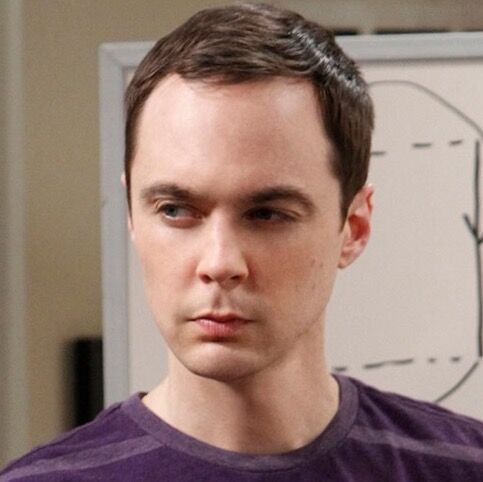
#> input picture dealwithit/cooper.jpg, 483 x 482 px, given in place of output.avi, which was not available
$ python main.py
#> lines starting #> are read from the running program, lines starting #| are printed output that depends on the picture; after the words box and inside, x2 and y2 are one past the last pixel; in counts of white or black regions, pixels touching at a corner belong together; pictures that were not available may be replaced by others from this repository, and a replacement may not be noted
import cv2
import numpy as np
import os
#cv2.namedWindow("Image",cv2.WINDOW_GUI_NORMAL)
capture=cap = cv2.VideoCapture('output.avi')
c=0
ret,frame=capture.read()
#> frame is the input picture: shape (482, 483, 3); mean B, G, R 117.6, 127.2, 152.5
while frame is not None:
    image=frame
    blurred=cv2.GaussianBlur(image,(9,9),0)
    gray=cv2.cvtColor(image,cv2.COLOR_BGR2GRAY)
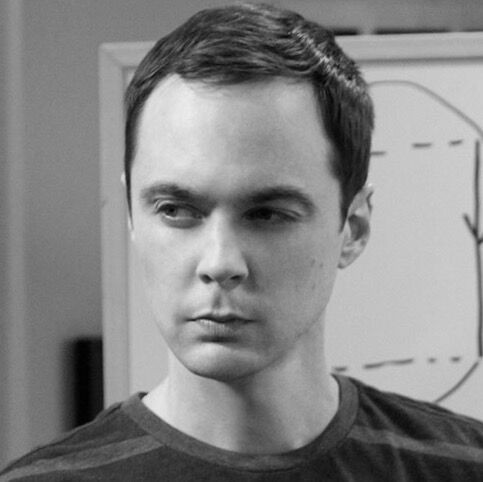
#> gray: shape (482, 483); min 0, max 237, mean 133.7
    hsv=cv2.cvtColor(blurred,cv2.COLOR_BGR2HSV)
#> hsv: shape (482, 483, 3); mean H, S, V 29.1, 71, 152.8
    ret,thresh1=cv2.threshold(hsv[:,:,1],100,255,cv2.THRESH_BINARY)
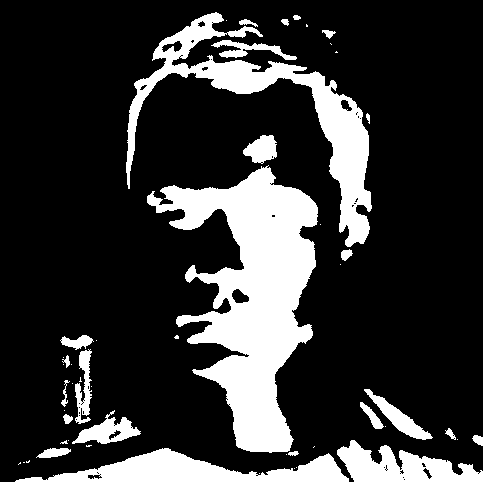
#> thresh1: shape (482, 483); 20.4% white; 52 white regions (28 under 20 px), largest, box (x1, y1, x2, y2) and area: (147, 165, 318, 453) 22597, (126, 12, 372, 247) 10740, (15, 448, 349, 482) 5335
    ret,thresh2=cv2.threshold(hsv[:,:,2],80,255,cv2.THRESH_BINARY)
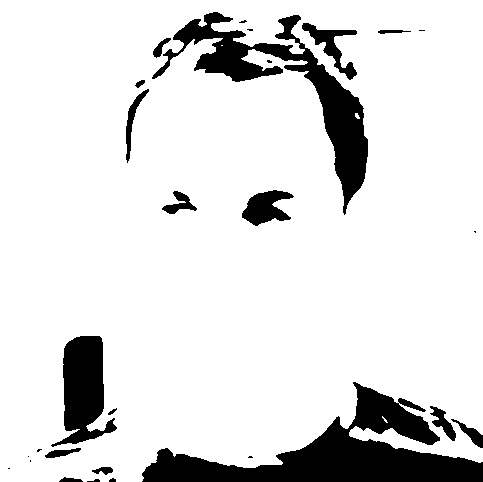
#> thresh2: shape (482, 483); 87.4% white; 28 black regions (10 under 20 px)
    contours1,_=cv2.findContours(thresh1,cv2.RETR_EXTERNAL,cv2.CHAIN_APPROX_SIMPLE)
#> contours1 = 52 contours, 29 with area under 20; largest, box (x1, y1, x2, y2) and area: (147, 165, 318, 453) 22126, (126, 12, 372, 247) 10340, (15, 448, 349, 482) 5030, (337, 440, 483, 482) 3220, (72, 410, 141, 444) 966
    contours2,_=cv2.findContours(thresh2,cv2.RETR_EXTERNAL,cv2.CHAIN_APPROX_SIMPLE)
#> contours2 = 2 contours, 1 with area under 20; largest, box (x1, y1, x2, y2) and area: (0, 0, 483, 482) 218628
    #cv2.imshow("Image",frame)
    if len(contours1)==3 and len(contours2)==1:
        c+=1
        print(c)
        # [5 lines of commented-out code are left out]
    ret,frame=capture.read()
#cv2.destroyAllWindows()
print("Число моих изображений(pechersky_da.png)",c)

$ run again, on dealwithit/solvay-conference.jpg
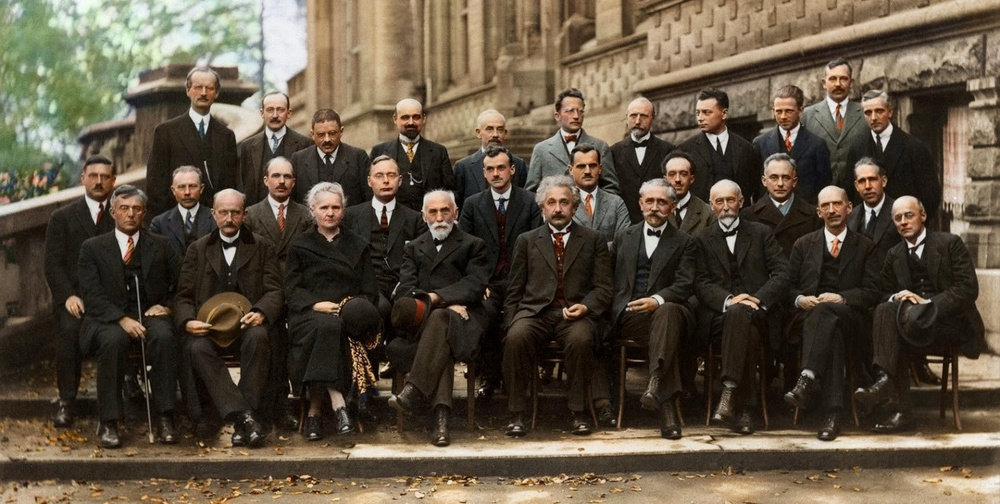
#> input picture dealwithit/solvay-conference.jpg, 1000 x 504 px, shrunk from 1600 x 806 before the run, given in place of output.avi, which was not available
#> frame is the input picture: shape (504, 1000, 3); mean B, G, R 64.3, 80.9, 92.9
#> hsv: shape (504, 1000, 3); mean H, S, V 20.5, 93.8, 94.1
#> `ret,thresh1=cv2.threshold(hsv[:,:,1],100,255,cv2.THRESH_BINARY)`:
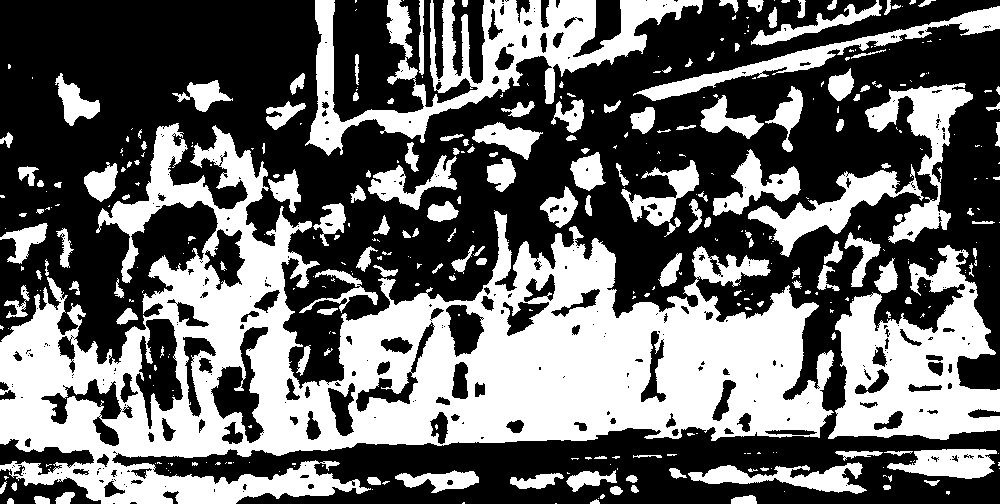
#> thresh1: shape (504, 1000); 41.1% white; 393 white regions (233 under 20 px), largest, box (x1, y1, x2, y2) and area: (0, 123, 834, 504) 118286, (305, 0, 703, 156) 18002, (828, 245, 1000, 440) 17498
#> `ret,thresh2=cv2.threshold(hsv[:,:,2],80,255,cv2.THRESH_BINARY)`:
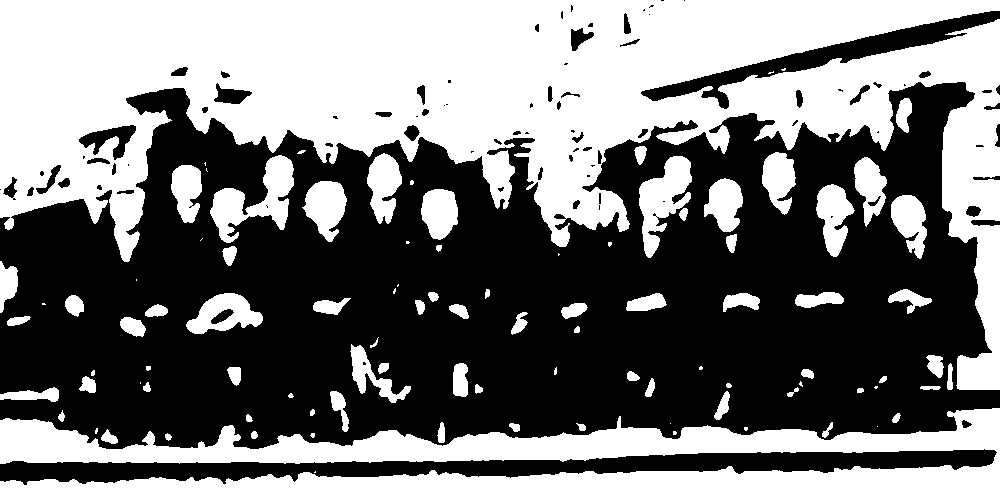
#> thresh2: shape (504, 1000); 47.5% white; 99 white regions (26 under 20 px)
#> contours1 = 378 contours, 251 with area under 20; largest, box (x1, y1, x2, y2) and area: (0, 123, 834, 504) 136952, (828, 245, 1000, 440) 18528, (305, 0, 703, 156) 17732, (865, 83, 973, 244) 4912, (633, 6, 1000, 101) 4136
#> contours2 = 98 contours, 32 with area under 20; largest, box (x1, y1, x2, y2) and area: (0, 0, 1000, 390) 154373, (0, 408, 1000, 504) 51925, (210, 155, 294, 243) 2948, (639, 156, 692, 258) 2581, (186, 293, 263, 334) 1844
